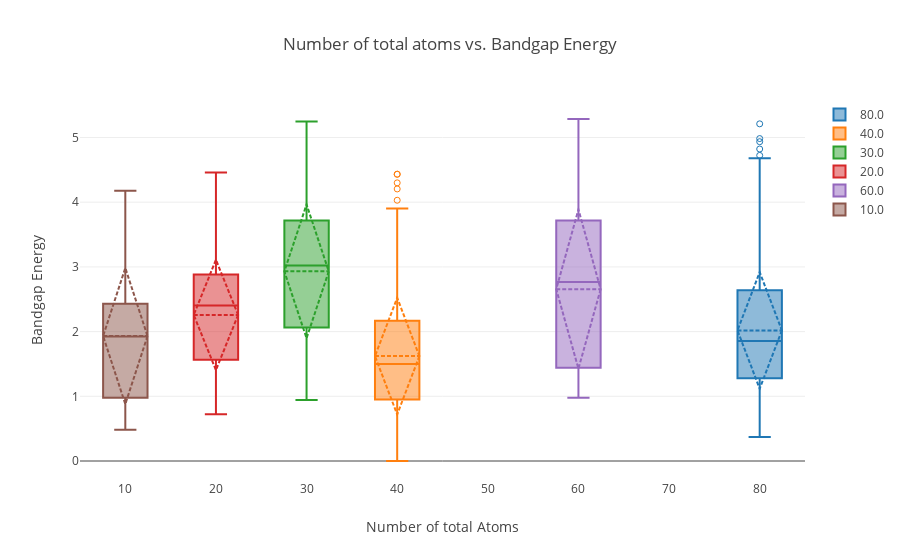

This figure's notebook cell:
### Markdown cell above
### 原子总数与带隙能量的关系

### Code cell
data = []
for number_of_total_atoms in df['number_of_total_atoms'].value_counts().index.tolist():
    y0 = df[df['number_of_total_atoms']==number_of_total_atoms]['bandgap_energy_ev'].values
    data.append(go.Box(y=y0, name=str(number_of_total_atoms), boxpoints = 'suspectedoutliers',boxmean='sd'))
    layout = go.Layout(
        title = "Number of total atoms vs. Bandgap Energy",
        yaxis=dict( title = 'Bandgap Energy'),
        xaxis=dict( title = 'Number of total Atoms'))
iplot(go.Figure(data=data,layout=layout))

### Figure 1 — Plotly figure (JSON) as saved in the notebook; plotly's stock layout.template omitted (floating-point values rounded to 4 significant figures; data arrays with more than 128 entries replaced by an {"elided": "..."} marker saying what was removed)
{"data": [{"boxmean": "sd", "boxpoints": "suspectedoutliers", "name": "80.0", "type": "box", "y": {"elided": "1410 float values"}}, {"boxmean": "sd", "boxpoints": "suspectedoutliers", "name": "40.0", "type": "box", "y": {"elided": "519 float values"}}, {"boxmean": "sd", "boxpoints": "suspectedoutliers", "name": "30.0", "type": "box", "y": {"elided": "326 float values"}}, {"boxmean": "sd", "boxpoints": "suspectedoutliers", "name": "20.0", "type": "box", "y": [1.718, 1.56, 2.584, 2.732, 1.869, 3.297, 1.216, 1.588, 2.425, 2.783, 0.7994, 3.35, 2.602, 2.934, 3.29, 3.549, 0.9869, 3.537, 2.231, 2.597, 2.698, 1.438, 3.17, 2.666, 0.8886, 1.679, 1.774, 1.454, 2.421, 2.365, 1.574, 1.533, 0.8162, 3.483, 3.17, 0.7501, 2.695, 2.896, 2.325, 2.884, 2.555, 1.063, 2.884, 0.722, 1.633, 3.454, 3.24, 3.244, 2.271, 0.9863, 1.961, 1.404, 3.549, 2.049, 2.893, 0.927, 2.422, 3.483, 2.698, 1.406, 2.602, 1.699, 2.171, 2.741, 1.252, 0.9288, 2.45, 4.459, 1.996, 2.438, 2.45, 1.226, 2.848, 2.306, 0.827, 2.079, 2.925, 3.152, 2.386, 2.193, 1.055, 2.594, 3.538, 2.192]}, {"boxmean": "sd", "boxpoints": "suspectedoutliers", "name": "60.0", "type": "box", "y": [3.872, 3.243, 4.509, 3.475, 2.77, 3.047, 1.004, 1.636, 2.802, 0.9788, 1.421, 1.319, 1.533, 3.352, 1.458, 1.093, 5.286, 3.778, 1.228, 2.034, 2.381, 3.872, 4.696, 1.127, 2.41, 1.228, 4.177, 3.974, 3.093, 2.765, 2.143, 1.941, 1.153, 4.511, 1.777, 1.206, 1.127, 4.885, 3.18, 2.83, 1.041, 2.809, 3.4, 2.381, 1.777, 4.263, 3.87, 3.66]}, {"boxmean": "sd", "boxpoints": "suspectedoutliers", "name": "10.0", "type": "box", "y": [1.019, 2.006, 1.864, 1.42, 2.355, 1.925, 2.664, 2.306, 0.4819, 0.8497, 3.45, 0.589, 4.178]}], "layout": {"title": "Number of total atoms vs. Bandgap Energy", "xaxis": {"title": "Number of total Atoms"}, "yaxis": {"title": "Bandgap Energy"}}}
